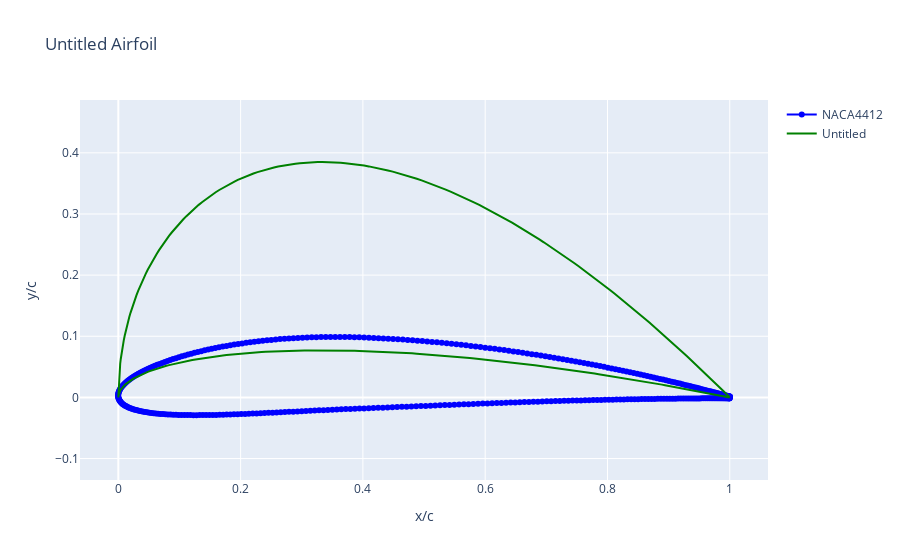

Here is the notebook cell this chart was saved with:
### Code cell
fig = go.Figure()
airfoil = Airfoil(name="NACA4412")
airfoil.draw(show=False, fig=fig, fill=False)
random_kulfan = KulfanAirfoil(lower_weights=np.array([1, 1]), upper_weights=np.array([0.2,0.2]), leading_edge_weight=0, TE_thickness=0, N1=0.5, N2=1)
random_kulfan.draw(fig=fig, show=True, fill=False, color="green")

### Figure 1 — Plotly figure (JSON) as saved in the notebook; plotly's stock layout.template omitted (floating-point values rounded to 4 significant figures; data arrays with more than 128 entries replaced by an {"elided": "..."} marker saying what was removed)
{"data": [{"line": {"color": "blue"}, "mode": "lines+markers", "name": "NACA4412", "type": "scatter", "x": {"elided": "399 float values"}, "y": {"elided": "399 float values"}}, {"line": {"color": "green"}, "mode": "lines", "name": "Untitled", "type": "scatter", "x": {"elided": "399 float values"}, "y": {"elided": "399 float values"}}], "layout": {"title": {"text": "Untitled Airfoil"}, "xaxis": {"title": {"text": "x/c"}}, "yaxis": {"scaleanchor": "x", "scaleratio": 1, "title": {"text": "y/c"}}}}
